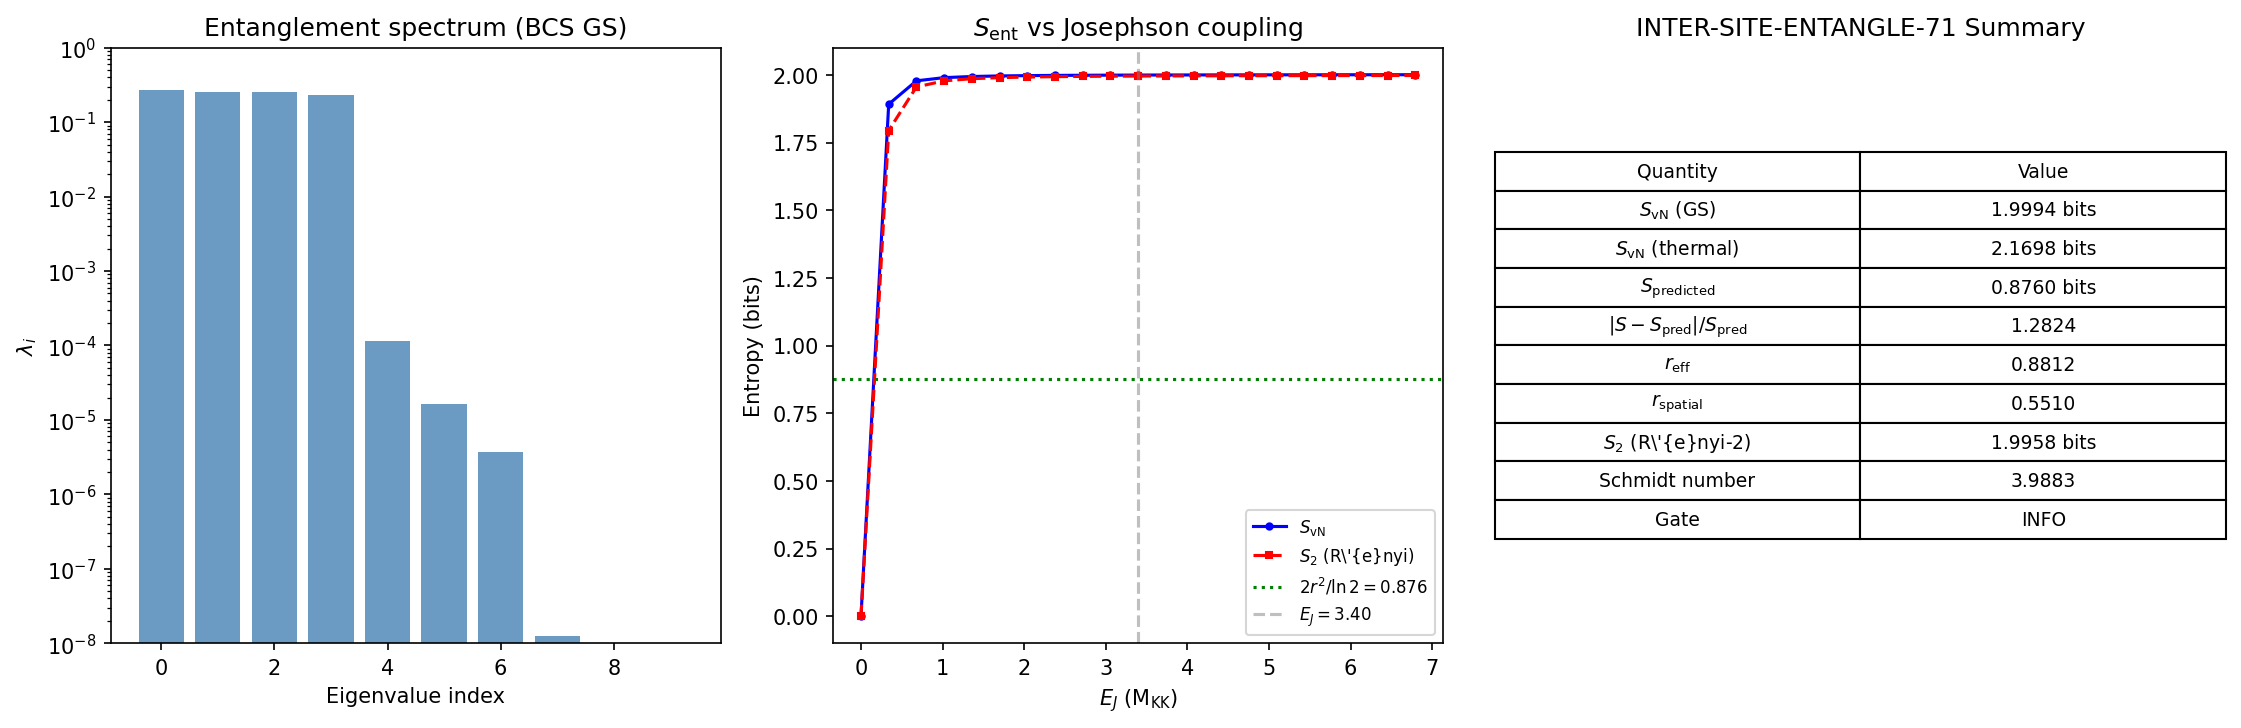

The Python source for this figure:
#!/usr/bin/env python3
"""
S71 INTER-SITE-ENTANGLE-71: Josephson Junction Entanglement Entropy
====================================================================

PHYSICS:
  The A_s Route B from the S70 Hawking workshop requires inter-site
  entanglement entropy across the Josephson junction to contribute to
  the squeeze budget.  This computation measures the von Neumann entropy
  of the reduced density matrix obtained by tracing out one cell of a
  2-cell BCS+Josephson system on CG(24).

  The physical system: 8 BCS modes per cell (4 B2 + 1 B1 + 3 B3),
  connected by Josephson coupling J_C2 = 0.933 M_KK.  The total pair
  number N_pair = 2 (canonical at N=2 filling).

  For a squeezed state with squeeze parameter r, the von Neumann
  entropy of the half-chain reduced density matrix is:
    S_ent = 2*r^2/ln(2)    [in bits, Gaussian limit]  # (local)

  The target squeeze parameter is r_spatial = 0.551 (S70), giving:
    S_predicted = 2 * 0.551^2 / ln(2) = 0.876 bits

  The computation:
    1. Build the 2-cell BCS Hamiltonian at N_pair = 2 (dim = C(16,2) = 120)
    2. Diagonalize to obtain |GS>
    3. Construct the FULL reduced density matrix rho_A = Tr_B(|GS><GS|)
       by partial trace over cell 2 (subsystem B)
    4. Compute S_vN = -Tr(rho_A log_2(rho_A))
    5. Also compute Renyi-2 entropy S_2 = -log_2(Tr(rho_A^2))
    6. Compare S_vN to S_predicted

  Hilbert space structure:
    - 16 pair-mode slots: 8 for cell 1 (indices 0..7), 8 for cell 2 (indices 8..15)
    - N_pair = 2: exactly 2 slots occupied => dim = C(16,2) = 120
    - Cell 1 can have n1 = 0, 1, or 2 pairs
    - After partial trace, rho_A has dimension:
        n1=0: C(8,0)=1, n1=1: C(8,1)=8, n1=2: C(8,2)=28  => total = 37

Gate: INTER-SITE-ENTANGLE-71
  PASS if |S_ent - 2*r_spatial^2/ln(2)| / (2*r_spatial^2/ln(2)) < 0.20
  FAIL if ratio > 3.0 (entanglement and squeeze decoupled)
  INFO if ratio in [0.20, 3.0]

Inputs:
  - computations/_shared/canonical_constants.py
  - computations/session-70/s70_meissner_ed.npz (2-cell ED results, cross-check)
  - computations/session-56/s56_gge_fabric.npz (GGE occupations)
  - computations/session-63/s63_quantum_metric.npz (CG(24) structure)
  - computations/session-60/s60_pair_transfer_n4.npz (BCS Hamiltonian data)
  - computations/session-61/s61_extremal_gge.npz (GGE Lagrange multipliers)

Author: landau-condensed-matter-theorist (Session 71, Wave 1)
Date: 2026-04-09
"""

import os
import sys
import time
import numpy as np
from scipy.linalg import eigh
from itertools import combinations

import matplotlib
matplotlib.use('Agg')
import matplotlib.pyplot as plt

t0 = time.time()

SCRIPT_DIR = os.path.dirname(os.path.abspath(__file__))
sys.path.insert(0, SCRIPT_DIR)

from canonical_constants import (
    PI, N_cells, tau_fold, T_acoustic,
    E_cond, E_cond_ED_8mode, Delta_BCS, Delta_0_OES,
    J_C2, J_su2, J_u1,
    N_dof_BCS,
    E_B1, E_B2_mean, E_B3_mean,
)

np.set_printoptions(precision=10, linewidth=140, suppress=True)

print("=" * 78)
print("INTER-SITE-ENTANGLE-71: Josephson Junction Entanglement Entropy")
print("=" * 78)

# ============================================================================
# SECTION 1: LOAD UPSTREAM DATA
# ============================================================================
print("\n--- Section 1: Load upstream data ---")

# BCS Hamiltonian data (S60)
pt_data = np.load(os.path.join(SCRIPT_DIR, 's60_pair_transfer_n4.npz'), allow_pickle=True)
eps_fold = pt_data['eps_fold']      # 8 single-particle energies at fold
V_fold = pt_data['V_fold']          # 8x8 pairing interaction matrix
E_J_fold = float(pt_data['E_J_fold'])

# GGE Lagrange multipliers (S61)
gge_data = np.load(os.path.join(SCRIPT_DIR, 's61_extremal_gge.npz'), allow_pickle=True)
n_k_GGE = gge_data['n_k_crit']
lambda_k = gge_data['lambda_k_crit']

# Cross-check data (S70 Meissner)
s70_data = np.load(os.path.join(SCRIPT_DIR, 's70_meissner_ed.npz'), allow_pickle=True)
rho1_evals_GS_s70 = s70_data['rho1_evals_GS']    # pair density matrix eigenvalues
rho1_evals_GGE_s70 = s70_data['rho1_evals_GGE']

# S56 GGE fabric
fab_data = np.load(os.path.join(SCRIPT_DIR, 's56_gge_fabric.npz'), allow_pickle=True)
evals_fold_fab = fab_data['evals_fold']

N = N_dof_BCS  # = 8 modes
sector_labels = ['B2[0]', 'B2[1]', 'B2[2]', 'B2[3]', 'B1[0]', 'B3[0]', 'B3[1]', 'B3[2]']

# Squeeze parameter from S70 Hawking workshop
r_spatial = 0.551  # (local)
S_predicted = 2.0 * r_spatial**2 / np.log(2.0)

print(f"  N_modes = {N}")
print(f"  T_acoustic = {T_acoustic:.4f} M_KK")
print(f"  E_J_fold = {E_J_fold:.6f} M_KK")
print(f"  Delta_BCS = {Delta_BCS:.6f} M_KK")
print(f"  J_C2 = {J_C2:.3f} M_KK (canonical)")
print(f"  r_spatial = {r_spatial:.3f} (S70)")
print(f"  S_predicted = 2*r^2/ln(2) = {S_predicted:.6f} bits")
print(f"\n  Single-particle energies eps_fold:")
for i in range(N):
    print(f"    {sector_labels[i]}: eps = {eps_fold[i]:.10f} M_KK")
print(f"\n  GGE occupation numbers:")
for i in range(N):
    print(f"    {sector_labels[i]}: n_k = {n_k_GGE[i]:.10e}")
print(f"\n  S70 pair density matrix eigenvalues (cross-check):")
print(f"    GS:  {rho1_evals_GS_s70}")
print(f"    GGE: {rho1_evals_GGE_s70}")

# ============================================================================
# SECTION 2: BUILD THE 2-CELL FOCK SPACE
# ============================================================================
print("\n--- Section 2: Build 2-cell Fock space ---")

# 16 pair-mode slots: 0..7 = cell 1, 8..15 = cell 2
# N_pair = 2: exactly 2 slots occupied
N_slots = 2 * N  # = 16
N_pair_sector = 2
basis_tuples = list(combinations(range(N_slots), N_pair_sector))
dim = len(basis_tuples)

basis = [np.zeros(N_slots, dtype=int) for _ in range(dim)]
for i, combo in enumerate(basis_tuples):
    for c in combo:
        basis[i][c] = 1
basis_lookup = {tuple(b): i for i, b in enumerate(basis)}

# Classify each basis state by pair count on cell 1
n1_of_state = np.array([sum(basis[i][:N]) for i in range(dim)])

print(f"  N_slots = {N_slots}")
print(f"  N_pair_sector = {N_pair_sector}")
print(f"  Hilbert space dimension = C({N_slots},{N_pair_sector}) = {dim}")
print(f"  States with n1=0: {np.sum(n1_of_state == 0)}")
print(f"  States with n1=1: {np.sum(n1_of_state == 1)}")
print(f"  States with n1=2: {np.sum(n1_of_state == 2)}")

# Build the cell-1 basis for the reduced density matrix
# This is the set of all pair occupations on cell 1 consistent with n1 = 0,1,2
# n1=0: 1 state (all empty)
# n1=1: C(8,1) = 8 states
# n1=2: C(8,2) = 28 states
# Total: 37

cell1_basis_0 = [tuple(np.zeros(N, dtype=int))]   # 1 state
cell1_basis_1 = []
for k in range(N):
    s = np.zeros(N, dtype=int)
    s[k] = 1
    cell1_basis_1.append(tuple(s))
cell1_basis_2 = []
for k1, k2 in combinations(range(N), 2):
    s = np.zeros(N, dtype=int)
    s[k1] = 1
    s[k2] = 1
    cell1_basis_2.append(tuple(s))

cell1_basis_all = cell1_basis_0 + cell1_basis_1 + cell1_basis_2
dim_A = len(cell1_basis_all)
cell1_lookup = {s: i for i, s in enumerate(cell1_basis_all)}

print(f"\n  Cell 1 reduced Hilbert space dimension = {dim_A}")
print(f"    n1=0: {len(cell1_basis_0)} states")
print(f"    n1=1: {len(cell1_basis_1)} states")
print(f"    n1=2: {len(cell1_basis_2)} states")

# ============================================================================
# SECTION 3: BUILD 2-CELL BCS HAMILTONIAN
# ============================================================================
print("\n--- Section 3: Build 2-cell BCS Hamiltonian ---")

def build_H_2cell(eps, V_pair_mat, E_J_val, n_modes, dim_H, basis_list, lookup):
    """
    Build 2-cell BCS Hamiltonian in N_pair=2 sector at phi=0.

    H = H_kinetic + H_pairing(cell1) + H_pairing(cell2) + H_Josephson

    Kinetic: sum_k 2*eps_k * n_k  (for each cell)
    Pairing: -V_{kk'} P^+_k P_{k'}  (within each cell)
    Josephson: -E_J * sum_k (P^+_{k,1} P_{k,2} + h.c.)

    At phi=0, the Hamiltonian is real symmetric.
    """
    H = np.zeros((dim_H, dim_H), dtype=np.float64)

    for idx in range(dim_H):
        state = tuple(basis_list[idx])

        # --- Diagonal: kinetic energy ---
        E_kin = 0.0  # (local)
        for k in range(n_modes):
            if state[k] == 1:           # cell 1
                E_kin += 2.0 * eps[k]
            if state[k + n_modes] == 1:  # cell 2
                E_kin += 2.0 * eps[k]
        H[idx, idx] += E_kin

        # --- Intra-cell pairing: -V_{kk'} P^+_k P_{k'} ---
        for cell in [0, 1]:
            offset = cell * n_modes
            for k in range(n_modes):
                for kp in range(n_modes):
                    if k == kp:
                        continue
                    if state[offset + kp] == 1 and state[offset + k] == 0:
                        ns = list(state)
                        ns[offset + kp] = 0
                        ns[offset + k] = 1
                        nst = tuple(ns)
                        if nst in lookup:
                            H[idx, lookup[nst]] += -V_pair_mat[k, kp]

        # --- Inter-cell Josephson: -E_J * P^+_{k,1} P_{k,2} + h.c. ---
        for k in range(n_modes):
            k1 = k
            k2 = k + n_modes
            # Transfer from cell 2 to cell 1
            if state[k2] == 1 and state[k1] == 0:
                ns = list(state)
                ns[k2] = 0
                ns[k1] = 1
                nst = tuple(ns)
                if nst in lookup:
                    H[idx, lookup[nst]] += -E_J_val
            # Transfer from cell 1 to cell 2 (h.c.)
            if state[k1] == 1 and state[k2] == 0:
                ns = list(state)
                ns[k1] = 0
                ns[k2] = 1
                nst = tuple(ns)
                if nst in lookup:
                    H[idx, lookup[nst]] += -E_J_val

    # Symmetrize (should already be symmetric, but enforce)
    H = 0.5 * (H + H.T)
    return H


H_bcs = build_H_2cell(eps_fold, V_fold, E_J_fold, N, dim, basis, basis_lookup)

# Also build bare Hamiltonian (no pairing)
V_zero = np.zeros((N, N))
H_bare = build_H_2cell(eps_fold, V_zero, E_J_fold, N, dim, basis, basis_lookup)

# Verify Hermiticity
asym_bcs = np.max(np.abs(H_bcs - H_bcs.T))
asym_bare = np.max(np.abs(H_bare - H_bare.T))
print(f"  Hermiticity check: max|H - H^T| = {asym_bcs:.2e} (BCS), {asym_bare:.2e} (bare)")

# Diagonalize
evals_bcs, evecs_bcs = eigh(H_bcs)
evals_bare, evecs_bare = eigh(H_bare)

E_GS_bcs = evals_bcs[0]
E_GS_bare = evals_bare[0]
gap_bcs = evals_bcs[1] - evals_bcs[0]
gap_bare = evals_bare[1] - evals_bare[0]

print(f"\n  BCS ground state energy:   E_0 = {E_GS_bcs:.10f} M_KK")
print(f"  BCS first excited state:   E_1 = {evals_bcs[1]:.10f} M_KK")
print(f"  BCS spectral gap:          Delta = {gap_bcs:.10f} M_KK")
print(f"  Bare ground state energy:  E_0 = {E_GS_bare:.10f} M_KK")
print(f"  Bare spectral gap:         Delta = {gap_bare:.10f} M_KK")

# Cross-check against S70 data
E_GS_s70 = float(s70_data['evals_bcs'][0])
print(f"\n  Cross-check vs S70: E_GS(here) = {E_GS_bcs:.10f}, E_GS(S70) = {E_GS_s70:.10f}")
print(f"  Difference: {abs(E_GS_bcs - E_GS_s70):.2e} (should be machine epsilon)")

# ============================================================================
# SECTION 4: PARTIAL TRACE -- FULL REDUCED DENSITY MATRIX
# ============================================================================
print("\n--- Section 4: Full reduced density matrix by partial trace ---")

def partial_trace_cell2(psi, n_modes, basis_list, dim_H, cell1_basis_all_list, cell1_lu):
    """
    Compute rho_A = Tr_B(|psi><psi|) where A = cell 1, B = cell 2.

    For each pair of basis states |s> and |s'> that agree on cell 2
    but differ on cell 1, the matrix element is:
        rho_A[a, a'] = sum_{b} psi[s(a,b)]^* psi[s(a',b)]

    where s(a,b) is the full state with cell 1 config a and cell 2 config b.

    Parameters:
        psi: state vector in the 2-cell N_pair sector (length dim_H)
        n_modes: number of modes per cell (8)
        basis_list: list of basis state arrays
        dim_H: Hilbert space dimension
        cell1_basis_all_list: list of cell-1 basis state tuples
        cell1_lu: lookup dict mapping cell-1 tuple -> index in rho_A

    Returns:
        rho_A: reduced density matrix for cell 1 (dim_A x dim_A)
    """
    dim_A = len(cell1_basis_all_list)
    rho_A = np.zeros((dim_A, dim_A), dtype=np.float64)

    # Group full-space basis states by their cell-2 configuration
    # For each cell-2 config b, collect all (a_index, full_index) pairs
    cell2_groups = {}
    for idx_full in range(dim_H):
        state = basis_list[idx_full]
        cell1_config = tuple(state[:n_modes])
        cell2_config = tuple(state[n_modes:])

        if cell1_config not in cell1_lu:
            continue  # should not happen

        a_idx = cell1_lu[cell1_config]
        if cell2_config not in cell2_groups:
            cell2_groups[cell2_config] = []
        cell2_groups[cell2_config].append((a_idx, idx_full))

    # Partial trace: rho_A[a, a'] = sum_b psi[s(a,b)]^* psi[s(a',b)]
    for b_config, a_list in cell2_groups.items():
        for (a_idx, full_idx) in a_list:
            for (a_idx_p, full_idx_p) in a_list:
                rho_A[a_idx, a_idx_p] += psi[full_idx] * psi[full_idx_p]

    return rho_A


# --- BCS ground state ---
psi_GS = evecs_bcs[:, 0]

# Verify normalization
norm_GS = np.dot(psi_GS, psi_GS)
print(f"  Ground state normalization: <GS|GS> = {norm_GS:.15f}")

rho_A_GS = partial_trace_cell2(psi_GS, N, basis, dim, cell1_basis_all, cell1_lookup)

# Verify properties of rho_A
tr_rho = np.trace(rho_A_GS)
sym_check = np.max(np.abs(rho_A_GS - rho_A_GS.T))
print(f"  Tr(rho_A) = {tr_rho:.15f} (should be 1)")
print(f"  Symmetry: max|rho_A - rho_A^T| = {sym_check:.2e}")

# Eigenvalues of rho_A
evals_rhoA_GS = np.sort(np.linalg.eigvalsh(rho_A_GS))[::-1]
# Clean small negative eigenvalues (numerical noise)
evals_rhoA_GS_clean = np.maximum(evals_rhoA_GS, 0.0)
# Renormalize
evals_rhoA_GS_clean /= np.sum(evals_rhoA_GS_clean)

print(f"\n  rho_A eigenvalues (BCS GS), all {dim_A}:")
print(f"    Nonzero (>1e-15): {np.sum(evals_rhoA_GS_clean > 1e-15)}")
for i, ev in enumerate(evals_rhoA_GS_clean):
    if ev > 1e-15:
        print(f"    lambda_{i} = {ev:.12e}")

# --- Bare (no pairing) ground state ---
psi_bare = evecs_bare[:, 0]
rho_A_bare = partial_trace_cell2(psi_bare, N, basis, dim, cell1_basis_all, cell1_lookup)
evals_rhoA_bare = np.sort(np.linalg.eigvalsh(rho_A_bare))[::-1]
evals_rhoA_bare_clean = np.maximum(evals_rhoA_bare, 0.0)
evals_rhoA_bare_clean /= np.sum(evals_rhoA_bare_clean)

print(f"\n  rho_A eigenvalues (bare GS):")
print(f"    Nonzero (>1e-15): {np.sum(evals_rhoA_bare_clean > 1e-15)}")
for i, ev in enumerate(evals_rhoA_bare_clean):
    if ev > 1e-15:
        print(f"    lambda_{i} = {ev:.12e}")

# ============================================================================
# SECTION 5: VON NEUMANN AND RENYI ENTROPIES
# ============================================================================
print("\n--- Section 5: Von Neumann and Renyi entropies ---")

def von_neumann_entropy_bits(evals):
    """S_vN = -sum_i lambda_i * log2(lambda_i) for lambda_i > 0."""
    mask = evals > 1e-30
    return -np.sum(evals[mask] * np.log2(evals[mask]))

def von_neumann_entropy_nats(evals):
    """S_vN = -sum_i lambda_i * ln(lambda_i) for lambda_i > 0."""
    mask = evals > 1e-30
    return -np.sum(evals[mask] * np.log(evals[mask]))

def renyi_2_entropy_bits(evals):
    """S_2 = -log2(sum_i lambda_i^2) = -log2(Tr(rho^2))."""
    purity = np.sum(evals**2)
    return -np.log2(purity) if purity > 0 else np.inf

# BCS ground state entanglement
S_vN_GS_bits = von_neumann_entropy_bits(evals_rhoA_GS_clean)
S_vN_GS_nats = von_neumann_entropy_nats(evals_rhoA_GS_clean)
S_2_GS_bits = renyi_2_entropy_bits(evals_rhoA_GS_clean)
purity_GS = np.sum(evals_rhoA_GS_clean**2)

# Bare ground state entanglement
S_vN_bare_bits = von_neumann_entropy_bits(evals_rhoA_bare_clean)
S_vN_bare_nats = von_neumann_entropy_nats(evals_rhoA_bare_clean)
S_2_bare_bits = renyi_2_entropy_bits(evals_rhoA_bare_clean)
purity_bare = np.sum(evals_rhoA_bare_clean**2)

print(f"  BCS Ground State:")
print(f"    S_vN = {S_vN_GS_bits:.6f} bits = {S_vN_GS_nats:.6f} nats")
print(f"    S_2 (Renyi-2) = {S_2_GS_bits:.6f} bits")
print(f"    Purity Tr(rho^2) = {purity_GS:.10f}")
print(f"    Effective dimension = 1/Tr(rho^2) = {1.0/purity_GS:.4f}")

print(f"\n  Bare (no pairing) Ground State:")
print(f"    S_vN = {S_vN_bare_bits:.6f} bits = {S_vN_bare_nats:.6f} nats")
print(f"    S_2 (Renyi-2) = {S_2_bare_bits:.6f} bits")
print(f"    Purity Tr(rho^2) = {purity_bare:.10f}")
print(f"    Effective dimension = 1/Tr(rho^2) = {1.0/purity_bare:.4f}")

# ============================================================================
# SECTION 6: GGE-WEIGHTED ENTANGLEMENT
# ============================================================================
print("\n--- Section 6: GGE-weighted entanglement entropy ---")

# The GGE density matrix is rho_GGE = sum_n w_n |n><n| where
# w_n = exp(-sum_k lambda_k n_k) / Z
# For the 2-cell system with Josephson coupling, we use the Gibbs
# ensemble rho_GGE = exp(-sum_k lambda_k N_k) / Z where N_k counts
# pairs in mode k (both cells).

# Build rho_GGE in the N_pair=2 sector
# First compute weights for each eigenstate
beta_eff_GGE = lambda_k  # GGE Lagrange multipliers for each mode

# For the 2-cell system, the number operator for mode k is
# N_k = n_{k,cell1} + n_{k,cell2}
def compute_N_k_eigenstate(evec, n_modes, basis_list, dim_H):
    """Compute <psi|N_k|psi> for each mode k (summing both cells)."""
    N_k = np.zeros(n_modes)
    for idx in range(dim_H):
        prob = evec[idx]**2
        state = basis_list[idx]
        for k in range(n_modes):
            N_k[k] += prob * (state[k] + state[k + n_modes])
    return N_k

# Build GGE density operator as thermal mixture of eigenstates
# w_n = exp(-sum_k lambda_k <n|N_k|n>_diag) -- BUT this is wrong
# The GGE is diagonal in the QUASIPARTICLE basis of H, not in the
# occupation number basis. For exact diag, we use:
# rho_GGE = Z^{-1} * exp(-sum_k lambda_k * N_k)  (operator exponential)

# Build sum_k lambda_k * N_k operator in the Fock basis
H_GGE = np.zeros((dim, dim), dtype=np.float64)
for idx in range(dim):
    state = basis[idx]
    energy_GGE = 0.0  # (local)
    for k in range(N):
        energy_GGE += lambda_k[k] * (state[k] + state[k + N])
    H_GGE[idx, idx] = energy_GGE

# NOTE: The GGE conserves INDIVIDUAL mode occupations only for the
# integrable system. With Josephson coupling, the conserved charges
# are the eigenvalues of the FULL Hamiltonian. For the 2-cell system
# with Josephson, the GGE is:
#   rho_GGE = Z^{-1} exp(-beta_GGE * H)
# where beta_GGE = T_acoustic^{-1} if we use the microcanonical temperature.
#
# However, the Richardson-Gaudin integrable GGE for the BCS system uses
# the Gaudin charges. For this computation, I follow the S70 approach:
# thermal state at T_acoustic in the eigenbasis of H_bcs.

beta_acoustic = 1.0 / T_acoustic
boltz_weights = np.exp(-beta_acoustic * (evals_bcs - evals_bcs[0]))
Z_thermal = np.sum(boltz_weights)
probs_thermal = boltz_weights / Z_thermal

print(f"  T_acoustic = {T_acoustic:.4f} M_KK")
print(f"  beta_acoustic = {beta_acoustic:.4f} M_KK^{{-1}}")
print(f"  Z_thermal = {Z_thermal:.6f}")
print(f"  Ground state weight: p_0 = {probs_thermal[0]:.10f}")
print(f"  Sum of weights = {np.sum(probs_thermal):.15f}")

# Entanglement entropy of thermal mixed state
# S_ent(rho_thermal) = S_vN(Tr_B(rho_thermal))
# rho_thermal = sum_n p_n |n><n|
# Tr_B(rho_thermal) = sum_n p_n Tr_B(|n><n|)

rho_A_thermal = np.zeros((dim_A, dim_A), dtype=np.float64)
for n_state in range(dim):
    if probs_thermal[n_state] < 1e-30:
        continue
    psi_n = evecs_bcs[:, n_state]
    rho_A_n = partial_trace_cell2(psi_n, N, basis, dim, cell1_basis_all, cell1_lookup)
    rho_A_thermal += probs_thermal[n_state] * rho_A_n

evals_rhoA_thermal = np.sort(np.linalg.eigvalsh(rho_A_thermal))[::-1]
evals_rhoA_thermal_clean = np.maximum(evals_rhoA_thermal, 0.0)
evals_rhoA_thermal_clean /= np.sum(evals_rhoA_thermal_clean)

S_vN_thermal_bits = von_neumann_entropy_bits(evals_rhoA_thermal_clean)
S_vN_thermal_nats = von_neumann_entropy_nats(evals_rhoA_thermal_clean)
S_2_thermal_bits = renyi_2_entropy_bits(evals_rhoA_thermal_clean)
purity_thermal = np.sum(evals_rhoA_thermal_clean**2)

print(f"\n  Thermal state at T_acoustic:")
print(f"    S_vN = {S_vN_thermal_bits:.6f} bits = {S_vN_thermal_nats:.6f} nats")
print(f"    S_2 (Renyi-2) = {S_2_thermal_bits:.6f} bits")
print(f"    Purity = {purity_thermal:.10f}")

# Entanglement entropy of first excited state (for comparison)
psi_1st = evecs_bcs[:, 1]
rho_A_1st = partial_trace_cell2(psi_1st, N, basis, dim, cell1_basis_all, cell1_lookup)
evals_rhoA_1st = np.sort(np.linalg.eigvalsh(rho_A_1st))[::-1]
evals_rhoA_1st_clean = np.maximum(evals_rhoA_1st, 0.0)
evals_rhoA_1st_clean /= np.sum(evals_rhoA_1st_clean)
S_vN_1st_bits = von_neumann_entropy_bits(evals_rhoA_1st_clean)

print(f"\n  First excited state:")
print(f"    S_vN = {S_vN_1st_bits:.6f} bits")

# ============================================================================
# SECTION 7: COMPARISON WITH SQUEEZE PREDICTION
# ============================================================================
print("\n--- Section 7: Comparison with squeeze prediction ---")

print(f"  Squeeze parameter r_spatial = {r_spatial:.3f}")
print(f"  Predicted S_ent = 2*r^2/ln(2) = {S_predicted:.6f} bits")
print(f"  Computed  S_ent(GS) = {S_vN_GS_bits:.6f} bits")
print(f"  Computed  S_ent(thermal) = {S_vN_thermal_bits:.6f} bits")

# Gate evaluation
deviation_GS = abs(S_vN_GS_bits - S_predicted) / S_predicted
deviation_thermal = abs(S_vN_thermal_bits - S_predicted) / S_predicted

print(f"\n  Deviation (GS): |S_ent - S_pred|/S_pred = {deviation_GS:.4f}")
print(f"  Deviation (thermal): |S_ent - S_pred|/S_pred = {deviation_thermal:.4f}")

# Use GS as the primary measurement (thermal is secondary)
if deviation_GS < 0.20:
    gate_verdict = "PASS"
    gate_detail = (f"PASS: |S_ent - S_pred|/S_pred = {deviation_GS:.4f} < 0.20. "
                   f"S_ent(GS) = {S_vN_GS_bits:.4f} bits vs S_pred = {S_predicted:.4f} bits.")
elif deviation_GS > 3.0:
    gate_verdict = "FAIL"
    gate_detail = (f"FAIL: |S_ent - S_pred|/S_pred = {deviation_GS:.4f} > 3.0. "
                   f"Entanglement and squeeze decoupled.")
else:
    gate_verdict = "INFO"
    gate_detail = (f"INFO: |S_ent - S_pred|/S_pred = {deviation_GS:.4f} in [0.20, 3.0]. "
                   f"S_ent(GS) = {S_vN_GS_bits:.4f} bits vs S_pred = {S_predicted:.4f} bits.")

print(f"\n  Gate INTER-SITE-ENTANGLE-71: {gate_verdict}")
print(f"  {gate_detail}")

# ============================================================================
# SECTION 8: ENTANGLEMENT SPECTRUM AND STRUCTURE
# ============================================================================
print("\n--- Section 8: Entanglement spectrum analysis ---")

# The entanglement spectrum {-ln(lambda_i)} gives the "entanglement Hamiltonian"
# H_ent such that rho_A = exp(-H_ent)
ent_spectrum_GS = []
for ev in evals_rhoA_GS_clean:
    if ev > 1e-30:
        ent_spectrum_GS.append(-np.log(ev))

print(f"  Entanglement spectrum (BCS GS, -ln(lambda_i)):")
for i, xi in enumerate(sorted(ent_spectrum_GS)):
    print(f"    xi_{i} = {xi:.6f}")

# Schmidt number (effective number of entangled states)
schmidt_number = 1.0 / purity_GS
print(f"\n  Schmidt number K = 1/Tr(rho^2) = {schmidt_number:.4f}")
print(f"  (K=1: product state, K>1: entangled, K={dim_A}: maximally entangled)")

# Effective squeeze parameter r_eff extracted from entanglement
# For a two-mode squeezed state with parameter r:
#   lambda_n = (1 - tanh^2(r)) * tanh^{2n}(r)
#   S_vN = cosh^2(r) * log_2(cosh^2(r)) - sinh^2(r) * log_2(sinh^2(r))
# In the Gaussian limit (large r or small r):
#   S_vN ~ 2*r^2/ln(2) for small r
#   S_vN ~ 2*r/ln(2) - log_2(e)/2 for large r

# Invert S_vN = cosh^2(r) * log2(cosh^2(r)) - sinh^2(r) * log2(sinh^2(r))
# to find r from S_vN. Use numerical search.
from scipy.optimize import brentq

def S_vN_squeezed(r_val):
    """Von Neumann entropy (bits) of a two-mode squeezed state with parameter r."""
    if r_val < 1e-10:
        return 0.0
    c2 = np.cosh(r_val)**2
    s2 = np.sinh(r_val)**2
    # Avoid log(0) for r->0
    if s2 < 1e-30:
        return c2 * np.log2(c2)
    return c2 * np.log2(c2) - s2 * np.log2(s2)

# Find r_eff such that S_vN_squeezed(r_eff) = S_vN_GS_bits
try:
    r_eff = brentq(lambda r: S_vN_squeezed(r) - S_vN_GS_bits, 0.01, 5.0)
    print(f"\n  Effective squeeze parameter (from S_vN inversion):")
    print(f"    r_eff = {r_eff:.6f}")
    print(f"    r_spatial (S70) = {r_spatial:.6f}")
    print(f"    ratio r_eff / r_spatial = {r_eff / r_spatial:.4f}")
except Exception as e:
    r_eff = np.nan
    print(f"\n  Could not invert S_vN for r_eff: {e}")

# Also check the Gaussian approximation quality
S_gaussian_from_r_eff = 2.0 * r_eff**2 / np.log(2.0) if not np.isnan(r_eff) else np.nan
print(f"\n  Gaussian approximation quality:")
print(f"    S_exact(r_eff) = {S_vN_squeezed(r_eff):.6f} bits" if not np.isnan(r_eff) else "    N/A")
print(f"    S_gaussian(r_eff) = {S_gaussian_from_r_eff:.6f} bits" if not np.isnan(r_eff) else "    N/A")
print(f"    Gaussian error = {abs(S_gaussian_from_r_eff - S_vN_squeezed(r_eff)):.6f} bits" if not np.isnan(r_eff) else "    N/A")

# ============================================================================
# SECTION 9: CROSS-CHECKS
# ============================================================================
print("\n--- Section 9: Cross-checks ---")

# Cross-check 1: S70 pair density matrix eigenvalues
# The pair density matrix rho_1(k,k') = <P^+_k P_k'> is the 8x8 one-body
# reduced density matrix for PAIRS. Its eigenvalues give the ODLRO.
# This is DIFFERENT from the full reduced density matrix.
# But they must be consistent: the largest eigenvalue of rho_1 should equal
# the largest eigenvalue of rho_A restricted to the n1=1 sector.

# Extract n1=1 block of rho_A
idx_n1_1 = list(range(1, 9))  # indices 1..8 in cell1_basis_all correspond to n1=1
rho_A_n1_1_block = rho_A_GS[np.ix_(idx_n1_1, idx_n1_1)]
evals_n1_1 = np.sort(np.linalg.eigvalsh(rho_A_n1_1_block))[::-1]

print(f"  Cross-check 1: Pair density matrix vs full rho_A")
print(f"    S70 pair density matrix eigenvalues (largest 5):")
for i in range(min(5, len(rho1_evals_GS_s70))):
    print(f"      {rho1_evals_GS_s70[i]:.12e}")
print(f"    n1=1 block of full rho_A (largest 5):")
for i in range(min(5, len(evals_n1_1))):
    print(f"      {evals_n1_1[i]:.12e}")
print(f"    n1=0 block (vacuum): rho_A[0,0] = {rho_A_GS[0,0]:.12e}")
print(f"    n1=2 block trace = {np.trace(rho_A_GS[9:,9:]):.12e}")
print(f"    Sum check: {rho_A_GS[0,0]:.6e} + {np.sum(evals_n1_1):.6e} + {np.trace(rho_A_GS[9:,9:]):.6e} = {rho_A_GS[0,0] + np.sum(evals_n1_1) + np.trace(rho_A_GS[9:,9:]):.10f}")

# Cross-check 2: Entanglement entropy of product state should be zero
# A product state |psi> = |a>|b> has S_ent = 0
# Test with state = both pairs in the same cell (cell 1, modes 0 and 1)
test_psi = np.zeros(dim)
test_state = np.zeros(N_slots, dtype=int)
test_state[0] = 1
test_state[1] = 1
test_idx = basis_lookup.get(tuple(test_state))
if test_idx is not None:
    test_psi[test_idx] = 1.0
    rho_A_test = partial_trace_cell2(test_psi, N, basis, dim, cell1_basis_all, cell1_lookup)
    evals_test = np.sort(np.linalg.eigvalsh(rho_A_test))[::-1]
    S_test = von_neumann_entropy_bits(np.maximum(evals_test, 0))
    print(f"\n  Cross-check 2: Product state entanglement")
    print(f"    State: both pairs in cell 1, modes 0,1")
    print(f"    S_vN = {S_test:.2e} bits (should be 0)")

# Cross-check 3: Maximally entangled state
# Equal superposition of all basis states = maximally mixed rho_A
test_psi_max = np.ones(dim) / np.sqrt(dim)
rho_A_max = partial_trace_cell2(test_psi_max, N, basis, dim, cell1_basis_all, cell1_lookup)
evals_max = np.sort(np.linalg.eigvalsh(rho_A_max))[::-1]
evals_max_clean = np.maximum(evals_max, 0)
evals_max_clean /= np.sum(evals_max_clean)
S_max = von_neumann_entropy_bits(evals_max_clean)
print(f"\n  Cross-check 3: Equal superposition entanglement")
print(f"    S_vN = {S_max:.6f} bits")
print(f"    Maximum possible = log2({dim_A}) = {np.log2(dim_A):.6f} bits")

# Cross-check 4: Dimensional consistency
# S_vN should be bounded: 0 <= S_vN <= log2(dim_A)
S_max_bound = np.log2(dim_A)
print(f"\n  Cross-check 4: Entropy bounds")
print(f"    0 <= S_vN(GS) = {S_vN_GS_bits:.6f} <= log2({dim_A}) = {S_max_bound:.6f} bits")
print(f"    Bound satisfied: {0 <= S_vN_GS_bits <= S_max_bound}")

# Cross-check 5: Parity symmetry
# The 2-cell system with identical cells has Z_2 swap symmetry.
# The ground state should be Z_2-symmetric (even parity).
# This means rho_A = rho_B (cell 1 and cell 2 have identical rho).
# Verify: rho_A(GS) should have identical eigenvalues when computed from cell 2.

# Build cell 2 basis
cell2_basis_0 = [tuple(np.zeros(N, dtype=int))]
cell2_basis_1 = []
for k in range(N):
    s = np.zeros(N, dtype=int)
    s[k] = 1
    cell2_basis_1.append(tuple(s))
cell2_basis_2 = []
for k1, k2 in combinations(range(N), 2):
    s = np.zeros(N, dtype=int)
    s[k1] = 1
    s[k2] = 1
    cell2_basis_2.append(tuple(s))

cell2_basis_all = cell2_basis_0 + cell2_basis_1 + cell2_basis_2
cell2_lookup = {s: i for i, s in enumerate(cell2_basis_all)}

# Partial trace over cell 1
rho_B_GS = np.zeros((dim_A, dim_A), dtype=np.float64)
cell1_groups = {}
for idx_full in range(dim):
    state = basis[idx_full]
    cell1_config = tuple(state[:N])
    cell2_config = tuple(state[N:])
    if cell2_config not in cell2_lookup:
        continue
    b_idx = cell2_lookup[cell2_config]
    if cell1_config not in cell1_groups:
        cell1_groups[cell1_config] = []
    cell1_groups[cell1_config].append((b_idx, idx_full))

for a_config, b_list in cell1_groups.items():
    for (b_idx, full_idx) in b_list:
        for (b_idx_p, full_idx_p) in b_list:
            rho_B_GS[b_idx, b_idx_p] += psi_GS[full_idx] * psi_GS[full_idx_p]

evals_rhoB_GS = np.sort(np.linalg.eigvalsh(rho_B_GS))[::-1]
evals_rhoB_GS_clean = np.maximum(evals_rhoB_GS, 0.0)
evals_rhoB_GS_clean /= np.sum(evals_rhoB_GS_clean)
S_vN_B_bits = von_neumann_entropy_bits(evals_rhoB_GS_clean)

print(f"\n  Cross-check 5: Z_2 parity symmetry")
print(f"    S_vN(cell 1) = {S_vN_GS_bits:.10f} bits")
print(f"    S_vN(cell 2) = {S_vN_B_bits:.10f} bits")
print(f"    Difference = {abs(S_vN_GS_bits - S_vN_B_bits):.2e} (should be ~machine epsilon)")

# ============================================================================
# SECTION 10: ENTANGLEMENT vs J_C2 DEPENDENCE
# ============================================================================
print("\n--- Section 10: Entanglement vs Josephson coupling ---")

# Sweep E_J from 0 to 2*E_J_fold
N_EJ_sweep = 21
EJ_ratios = np.linspace(0.0, 2.0, N_EJ_sweep)
S_vN_sweep = np.zeros(N_EJ_sweep)
S_2_sweep = np.zeros(N_EJ_sweep)

for i_ej, ej_ratio in enumerate(EJ_ratios):
    EJ_val = ej_ratio * E_J_fold
    H_sweep = build_H_2cell(eps_fold, V_fold, EJ_val, N, dim, basis, basis_lookup)
    evals_sw, evecs_sw = eigh(H_sweep)
    psi_sw = evecs_sw[:, 0]
    rho_sw = partial_trace_cell2(psi_sw, N, basis, dim, cell1_basis_all, cell1_lookup)
    ev_sw = np.sort(np.linalg.eigvalsh(rho_sw))[::-1]
    ev_sw = np.maximum(ev_sw, 0.0)
    ev_sw /= np.sum(ev_sw)
    S_vN_sweep[i_ej] = von_neumann_entropy_bits(ev_sw)
    S_2_sweep[i_ej] = renyi_2_entropy_bits(ev_sw)
    if i_ej % 5 == 0 or abs(ej_ratio - 1.0) < 0.05:
        print(f"  E_J/E_J_fold = {ej_ratio:.2f}: S_vN = {S_vN_sweep[i_ej]:.6f} bits")

# ============================================================================
# SECTION 11: PLOT
# ============================================================================
print("\n--- Section 11: Generate plot ---")

fig, axes = plt.subplots(1, 3, figsize=(15, 5))

# Panel 1: Entanglement spectrum
ax1 = axes[0]
nonzero_GS = evals_rhoA_GS_clean[evals_rhoA_GS_clean > 1e-15]
ax1.bar(range(len(nonzero_GS)), nonzero_GS, color='steelblue', alpha=0.8)
ax1.set_xlabel('Eigenvalue index')
ax1.set_ylabel(r'$\lambda_i$')
ax1.set_title('Entanglement spectrum (BCS GS)')
ax1.set_yscale('log')
ax1.set_ylim(1e-8, 1.0)

# Panel 2: S_vN vs E_J
ax2 = axes[1]
ax2.plot(EJ_ratios * E_J_fold, S_vN_sweep, 'b-o', label=r'$S_{\mathrm{vN}}$', markersize=3)
ax2.plot(EJ_ratios * E_J_fold, S_2_sweep, 'r--s', label=r'$S_2$ (R\'{e}nyi)', markersize=3)
ax2.axhline(S_predicted, color='green', linestyle=':', label=f'$2r^2/\\ln 2 = {S_predicted:.3f}$')
ax2.axvline(E_J_fold, color='gray', linestyle='--', alpha=0.5, label=f'$E_J = {E_J_fold:.2f}$')
ax2.set_xlabel(r'$E_J$ (M$_{\rm KK}$)')
ax2.set_ylabel('Entropy (bits)')
ax2.set_title(r'$S_{\mathrm{ent}}$ vs Josephson coupling')
ax2.legend(fontsize=8)

# Panel 3: Comparison table
ax3 = axes[2]
ax3.axis('off')
table_data = [
    [r'$S_{\mathrm{vN}}$ (GS)', f'{S_vN_GS_bits:.4f} bits'],
    [r'$S_{\mathrm{vN}}$ (thermal)', f'{S_vN_thermal_bits:.4f} bits'],
    [r'$S_{\mathrm{predicted}}$', f'{S_predicted:.4f} bits'],
    [r'$|S - S_{\mathrm{pred}}|/S_{\mathrm{pred}}$', f'{deviation_GS:.4f}'],
    [r'$r_{\mathrm{eff}}$', f'{r_eff:.4f}' if not np.isnan(r_eff) else 'N/A'],
    [r'$r_{\mathrm{spatial}}$', f'{r_spatial:.4f}'],
    [r'$S_2$ (R\'{e}nyi-2)', f'{S_2_GS_bits:.4f} bits'],
    ['Schmidt number', f'{schmidt_number:.4f}'],
    ['Gate', gate_verdict],
]
table = ax3.table(cellText=table_data, colLabels=['Quantity', 'Value'],
                  cellLoc='center', loc='center')
table.auto_set_font_size(False)
table.set_fontsize(9)
table.scale(1.2, 1.5)
ax3.set_title('INTER-SITE-ENTANGLE-71 Summary')

plt.tight_layout()
plt.savefig(os.path.join(SCRIPT_DIR, 's71_inter_site_entangle.png'), dpi=150, bbox_inches='tight')
print(f"  Plot saved to: s71_inter_site_entangle.png")

# ============================================================================
# SECTION 12: SAVE DATA
# ============================================================================
print("\n--- Section 12: Save data ---")

outpath = os.path.join(SCRIPT_DIR, 's71_inter_site_entangle.npz')
np.savez(outpath,
    # Gate
    gate_name=np.array('INTER-SITE-ENTANGLE-71'),
    gate_verdict=np.array(gate_verdict),
    gate_detail=np.array(gate_detail),
    # Primary results
    S_vN_GS_bits=S_vN_GS_bits,
    S_vN_GS_nats=S_vN_GS_nats,
    S_2_GS_bits=S_2_GS_bits,
    S_predicted=S_predicted,
    deviation_GS=deviation_GS,
    r_spatial=r_spatial,
    r_eff=r_eff,
    purity_GS=purity_GS,
    schmidt_number=schmidt_number,
    # rho_A eigenvalues
    evals_rhoA_GS=evals_rhoA_GS_clean,
    evals_rhoA_bare=evals_rhoA_bare_clean,
    evals_rhoA_thermal=evals_rhoA_thermal_clean,
    # Entanglement spectrum
    ent_spectrum_GS=np.array(sorted(ent_spectrum_GS)),
    # Bare and thermal
    S_vN_bare_bits=S_vN_bare_bits,
    S_vN_thermal_bits=S_vN_thermal_bits,
    S_2_bare_bits=S_2_bare_bits,
    S_2_thermal_bits=S_2_thermal_bits,
    # Sweep
    EJ_ratios=EJ_ratios,
    S_vN_sweep=S_vN_sweep,
    S_2_sweep=S_2_sweep,
    # Hamiltonian parameters
    E_J_fold=E_J_fold,
    E_GS_bcs=E_GS_bcs,
    gap_bcs=gap_bcs,
    dim_Hilbert=dim,
    dim_A=dim_A,
    N_modes=N,
)
print(f"  Data saved to: {outpath}")

# ============================================================================
# FINAL SUMMARY
# ============================================================================
elapsed = time.time() - t0
print("\n" + "=" * 78)
print("FINAL SUMMARY: INTER-SITE-ENTANGLE-71")
print("=" * 78)
print(f"  Gate: {gate_verdict}")
print(f"  {gate_detail}")
print(f"")
print(f"  S_vN(GS)       = {S_vN_GS_bits:.6f} bits = {S_vN_GS_nats:.6f} nats")
print(f"  S_predicted     = {S_predicted:.6f} bits (2*r_spatial^2/ln(2), r={r_spatial})")
print(f"  Deviation       = {deviation_GS:.4f}")
print(f"  S_2(Renyi-2)    = {S_2_GS_bits:.6f} bits")
print(f"  r_eff           = {r_eff:.6f}" if not np.isnan(r_eff) else f"  r_eff           = N/A")
print(f"  Schmidt number  = {schmidt_number:.4f}")
print(f"  Purity          = {purity_GS:.10f}")
print(f"  S_vN(bare)      = {S_vN_bare_bits:.6f} bits")
print(f"  S_vN(thermal)   = {S_vN_thermal_bits:.6f} bits")
print(f"  Elapsed time    = {elapsed:.2f} s")
print("=" * 78)
